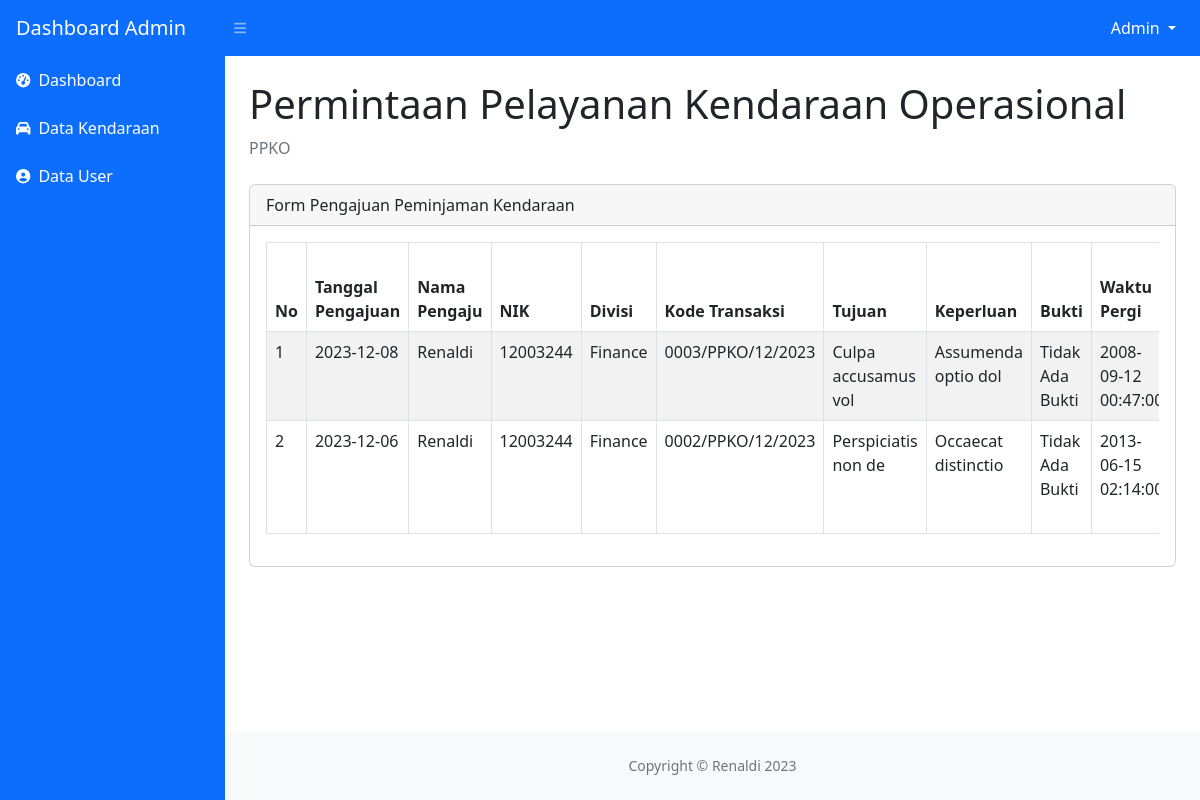
Screenshot of /dashboard_admin/Selesai.php (signed in) with the database file from the repository.
### tables this page shows
CREATE TABLE `user` (
  `id_user` int(11) NOT NULL,
  `nama` varchar(50) NOT NULL,
  `nik` int(20) NOT NULL,
  `password` varchar(50) NOT NULL,
  `nama_divisi` varchar(50) NOT NULL,
  `level` varchar(20) NOT NULL,
  `status_user` varchar(20) NOT NULL
);

CREATE TABLE `pengajuan` (
  `id_pengajuan` int(11) NOT NULL,
  `id_author` int(11) NOT NULL,
  `tgl_pengajuan` date NOT NULL,
  `kd_transaksi` varchar(50) NOT NULL,
  `tujuan` varchar(150) NOT NULL,
  `keperluan` varchar(120) NOT NULL,
  `bukti` varchar(155) NOT NULL,
  `waktu_pergi` datetime NOT NULL,
  `waktu_kembali` datetime NOT NULL,
  `no_hp` varchar(20) NOT NULL,
  `nama_bp` varchar(150) NOT NULL,
  `keterangan` varchar(50) NOT NULL,
  `tgl_PManager` date DEFAULT NULL,
  `tgl_PUmum` date NOT NULL,
  `tgl_PAsmen` date NOT NULL,
  `tgl_PSpv` date NOT NULL,
  `tgl_selesai` date DEFAULT NULL,
  `status` varchar(50) NOT NULL,
  `kendaraan_id` int(11) NOT NULL,
  `supir` varchar(150) NOT NULL,
  `uang_jalan` decimal(10,0) NOT NULL,
  `total_biaya` decimal(10,0) NOT NULL,
  `sisa_saldo` decimal(10,0) NOT NULL,
  `tgl_pergi` datetime NOT NULL,
  `tgl_kembali` datetime NOT NULL
);

### dashboard_admin/Selesai.php (the view, shortened to what this page needs)
<?php
include "../koneksi.php";
?>
<!DOCTYPE html>
<html lang="en">
<head>
    <link href="https://cdn.jsdelivr.net/npm/simple-datatables@7.1.2/dist/style.min.css" rel="stylesheet" />
    <link href="../css/styles.css" rel="stylesheet" />
</head>
<body class="sb-nav-fixed">
    <nav class="sb-topnav navbar navbar-expand navbar-dark bg-primary">
        <a class="navbar-brand ps-3" href="index.php">
            Dashboard Admin
        </a>
        <?php
        $nik = $_SESSION['nik'];
        $getnama = mysqli_query($koneksi, "select nama from user where nik='$nik' ");
        $datanama = mysqli_fetch_array($getnama);
        ?>
        <button class="btn btn-link btn-sm order-1 order-lg-0 me-4 me-lg-0" id="sidebarToggle" href="#!"><i class="fas fa-bars"></i></button>
        <ul class="navbar-nav d-none d-md-inline-block form-inline ms-auto me-0 me-md-3 my-2 my-md-0">
            <li class="nav-item dropdown">
                <a class="nav-link dropdown-toggle text-white" id="navbarDropdown" href="#" role="button" data-bs-toggle="dropdown" aria-expanded="false">
                    <span class="hidden-xs"><?php echo $datanama['nama'] ?></span>
                </a>
            </li>
        </ul>
    </nav>
    <div id="layoutSidenav">
        <div id="layoutSidenav_nav">
            <nav class="sb-sidenav accordion sb-sidenav-dark" id="sidenavAccordion">
                <div class="sb-sidenav-menu bg-primary">
                    <div class="nav">
                        <a class="nav-link text-white" href="dashboard.php">
                            <div class="sb-nav-link-icon text-white"><i class="fas fa-tachometer-alt "></i></div>
                            Dashboard
                        </a>
                        <a class="nav-link text-white" href="datakendaraan.php">
                            <div class="sb-nav-link-icon text-white"><i class="fas fa-automobile"></i></div>
                            Data Kendaraan
                        </a>
                        <a class="nav-link text-white" href="tambahakun.php">
                            <div class="sb-nav-link-icon text-white"><i class="fas fa-user-circle"></i></div>
                            Data User
                        </a>
            </nav>
        </div>
        <div id="layoutSidenav_content">
            <main>
                <div class="container-fluid px-4">
                    <h1 class="mt-4">Permintaan Pelayanan Kendaraan Operasional</h1>
                    <ol class="breadcrumb mb-4">
                        <li class="breadcrumb-item active">PPKO</li>
                    </ol>
                    <div class="card">
                        <div class="card-header">
                            Form Pengajuan Peminjaman Kendaraan
                        </div>
                        <div class="card-body">
                            <div style="overflow-x: auto;">
                                <table id="datatablesSimple" class="table table-bordered table-striped table-hover">
                                    <thead>
                                        <tr>
                                            <th>No</th>
                                            <th>Tanggal Pengajuan</th>
                                            <th>Nama Pengaju</th>
                                            <th>NIK</th>
                                            <th>Divisi</th>
                                            <th>Kode Transaksi</th>
                                            <th>Tujuan</th>
                                            <th>Keperluan</th>
                                            <th>Bukti</th>
                                            <th>Waktu Pergi</th>
                                        </tr>
                                    </thead>
                                    <?php
                                    $no = 1;
                                    $tampil = mysqli_query($koneksi, "SELECT p.*, u.* FROM pengajuan p  JOIN user u on u.nik= p.id_author  WHERE p.status='Disetujui Security' ORDER BY id_pengajuan DESC");
                                    while ($data = mysqli_fetch_array($tampil)) :
                                    ?>
                                        <tr>
                                            <td><?= $no++ ?></td>
                                            <td><?= $data['tgl_pengajuan'] ?></td>
                                            <td><?= $data['nama'] ?></td>
                                            <td><?= $data['nik'] ?></td>
                                            <td><?= $data['nama_divisi'] ?></td>
                                            <td><?= $data['kd_transaksi'] ?></td>
                                            <td><?= $data['tujuan'] ?></td>
                                            <td><?= $data['keperluan'] ?></td>
                                            <td>
                                                <?php if (strpos($data['bukti'], ".jpg") !== false || strpos($data['bukti'], ".jpeg") !== false || strpos($data['bukti'], ".png") !== false) { ?>
                                                    <a href="/percobaan/assets/img/<?= $data['bukti'] ?>" target="_blank">
                                                        <img src="/percobaan/assets/img/<?= $data['bukti'] ?>" width="50">
                                                    </a>
                                                <?php } else {
                                                    echo "Tidak Ada Bukti";
                                                }
                                                ?>
                                            </td>
                                            <td><?= $data['waktu_pergi'] ?></td>
                                        </tr>
                                    <?php endwhile ?>
                                </table>
                            </div>
                        </div>
                    </div>
            </main>
            <footer class="py-4 bg-light mt-auto">
                <div class="container-fluid px-4">
                    <div class="d-flex align-items-center justify-content-center small">
                        <div class="text-muted">Copyright &copy; Renaldi 2023</div>
                    </div>
                </div>
            </footer>
        </div>
    </div>
</html>

### rows the page displays
user: nama "Admin"
pengajuan: tgl_pengajuan "2023-12-08", user.nama "Renaldi", user.nik "12003244", user.nama_divisi "Finance", kd_transaksi "0003/PPKO/12/2023", tujuan "Culpa accusamus vol", keperluan "Assumenda optio dol", bukti "Tidak Ada Bukti", waktu_pergi "2008-09-12…"
pengajuan: tgl_pengajuan "2023-12-06", user.nama "Renaldi", user.nik "12003244", user.nama_divisi "Finance", kd_transaksi "0002/PPKO/12/2023", tujuan "Perspiciatis non de", keperluan "Occaecat distinctio", bukti "Tidak Ada Bukti", waktu_pergi "2013-06-15…"
